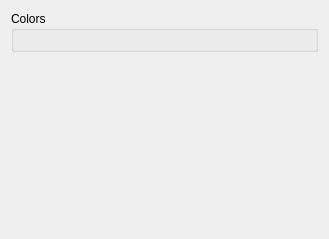
<?xml version="1.0" encoding="UTF-8"?>
<ui version="4.0">
 <class>WorldEditorSettingsPage</class>
 <widget class="QWidget" name="WorldEditorSettingsPage">
  <property name="geometry">
   <rect>
    <x>0</x>
    <y>0</y>
    <width>329</width>
    <height>239</height>
   </rect>
  </property>
  <property name="windowTitle">
   <string>Form</string>
  </property>
  <layout class="QGridLayout" name="gridLayout_3">
   <item row="0" column="0">
    <widget class="QGroupBox" name="groupBox">
     <property name="title">
      <string>Colors</string>
     </property>
     <layout class="QGridLayout" name="gridLayout_2"/>
    </widget>
   </item>
   <item row="1" column="0">
    <spacer name="verticalSpacer">
     <property name="orientation">
      <enum>Qt::Vertical</enum>
     </property>
     <property name="sizeHint" stdset="0">
      <size>
       <width>20</width>
       <height>0</height>
      </size>
     </property>
    </spacer>
   </item>
  </layout>
 </widget>
 <resources>
  <include location="world_editor.qrc"/>
 </resources>
 <connections/>
</ui>
